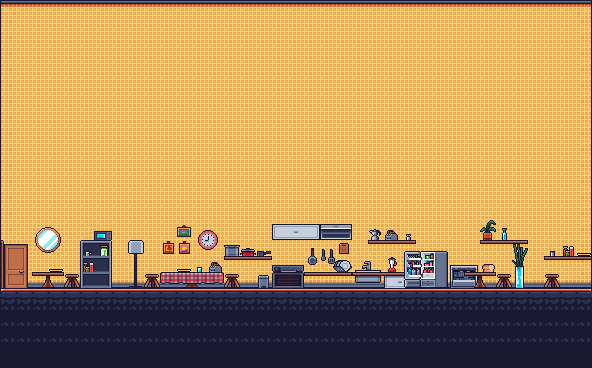

A 2D game scene composited from a Tiled map and its tileset images. What follows is a short description and the map's XML, with each tile layer's data collapsed to a summary:
An orthogonal 37x23 tile map with 16x16 px tiles, 5 tile layers (Ground, Tile Layer 1, Tile Layer 4, Tile Layer 2, ...), 5 tilesets and 1 object (fridge).

<map version="1.10" tiledversion="1.10.2" orientation="orthogonal" renderorder="right-down" width="37" height="23" tilewidth="16" tileheight="16" infinite="0" nextlayerid="8" nextobjectid="6">
 <editorsettings>
  <export target="kitchenMap.json" format="json" />
 </editorsettings>
 <tileset firstgid="1" source="mp_cs_tilemap_all.tsx" />
 <tileset firstgid="2049" source="Background.tsx" />
 <tileset firstgid="2629" source="Kitchen Room.tsx" />
 <tileset firstgid="2838" source="Bathroom.tsx" />
 <tileset firstgid="3047" source="Chill Room.tsx" />
 <layer id="6" name="Ground" width="37" height="23">
  <data>[851 cells, 185 non-empty, 3 distinct tile ids]</data>
 </layer>
 <layer id="1" name="Tile Layer 1" width="37" height="23">
  <data>[851 cells, 666 non-empty, 9 distinct tile ids]</data>
 </layer>
 <layer id="5" name="Tile Layer 4" width="37" height="23">
  <data>[851 cells, 3 non-empty, 3 distinct tile ids]</data>
 </layer>
 <layer id="2" name="Tile Layer 2" width="37" height="23">
  <data>[851 cells, 118 non-empty, 67 distinct tile ids]</data>
 </layer>
 <layer id="3" name="Tile Layer 3" width="37" height="23">
  <data>[851 cells, 36 non-empty, 33 distinct tile ids]</data>
 </layer>
 <objectgroup id="7" name="interactive">
  <object id="4" name="fridge" x="403.875" y="251" width="43.75" height="36.875" />
 </objectgroup>
</map>
